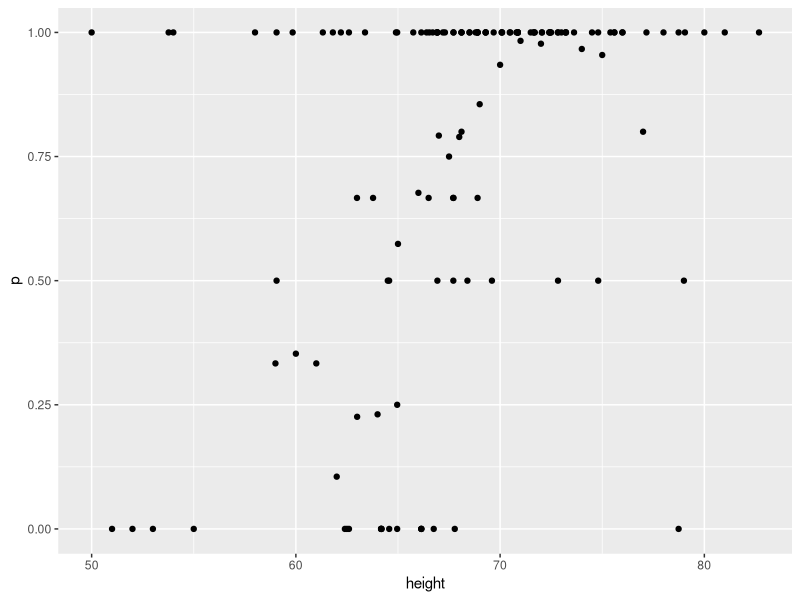
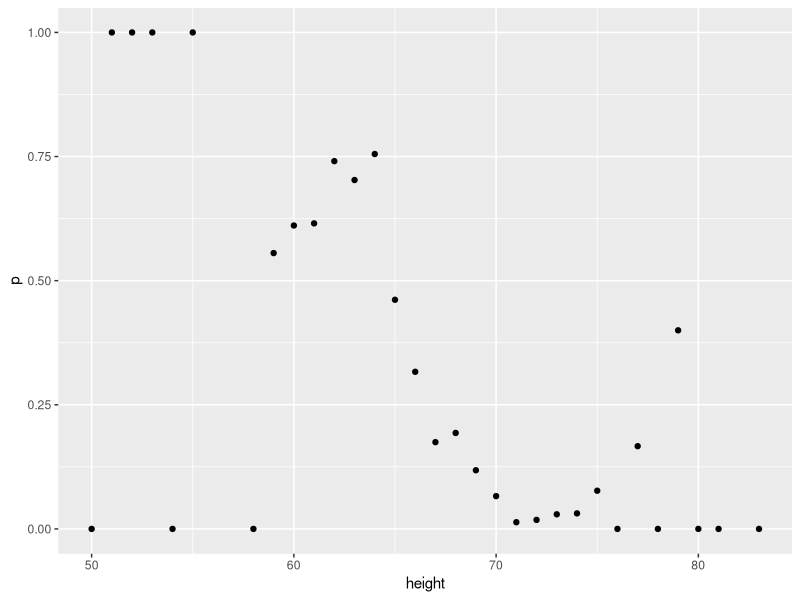

The R script that drew these images, in order: (Note: this script raises an error after producing the figures.)
### Comprehension Check: Conditional Probabilities Review

set.seed(1)
disease <- sample(c(0,1), size=1e6, replace=TRUE, prob=c(0.98,0.02))
test <- rep(NA, 1e6)
test[disease==0] <- sample(c(0,1), size=sum(disease==0), replace=TRUE, prob=c(0.90,0.10))
test[disease==1] <- sample(c(0,1), size=sum(disease==1), replace=TRUE, prob=c(0.15, 0.85))


### Comprehension Check: Conditional Probabilities Practice
library(tidyverse)
library(dslabs)
data("heights")

# Q1
# A
heights %>% 
  group_by(height) %>%
  summarize(p = mean(sex == "Male")) %>%
  qplot(height, p, data =.)


# B
heights %>% 
  mutate(height = round(height)) %>%
  group_by(height) %>%
  summarize(p = mean(sex == "Female")) %>%
  qplot(height, p, data =.)

# C
heights %>% 
  mutate(height = round(height)) %>%
  summarize(p = mean(sex == "Male")) %>%
  qplot(height, p, data =.)

# D
heights %>% 
  mutate(height = round(height)) %>%
  group_by(height) %>%
  summarize(p = mean(sex == "Male")) %>%
  qplot(height, p, data =.)

## Q2
ps <- seq(0, 1, 0.1)
heights %>% 
  mutate(g = cut(height, quantile(height, ps), include.lowest = TRUE)) %>%
  group_by(g) %>%
  summarize(p = mean(sex == "Male"), height = mean(height)) %>%
  qplot(height, p, data =.)

## Q3
Sigma <- 9*matrix(c(1,0.5,0.5,1), 2, 2)
dat <- MASS::mvrnorm(n = 10000, c(69, 69), Sigma) %>%
  data.frame() %>% setNames(c("x", "y"))

ps <- seq(0, 1, 0.1)
dat %>% 
  mutate(g = cut(x, quantile(x, ps), include.lowest = TRUE)) %>%
  group_by(g) %>%
  summarize(y = mean(y), x = mean(x)) %>%
  qplot(x, y, data =.)
